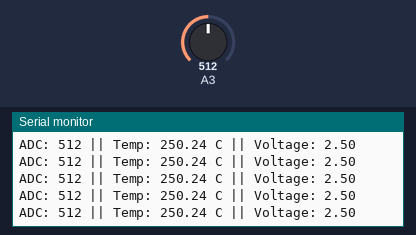
Bench run of a sketch on a simulated Arduino Uno, built with avr-gcc and run on an emulated ATmega328P. Parts: the last lines printed to the serial monitor. The test bench sets the inputs (shaded band); at power-on: A3 = 512.

Above: at 2.7 s.
2.8 s: A3 set to 111
At 2.91 s:
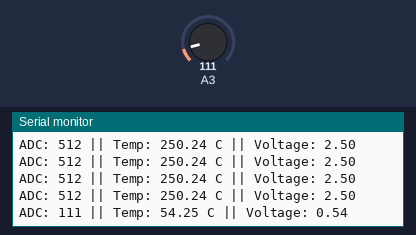
5.8 s: A3 set to 95
At 5.84 s:
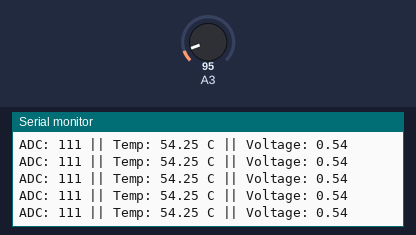
Timing chart, 0 to 8.8 s (numbered marks = the images above; inputs shaded):
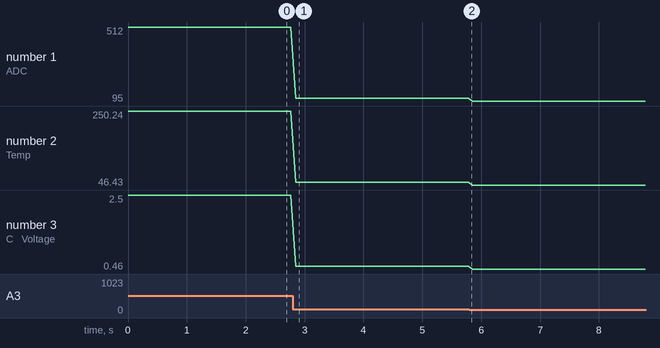

Measured:
- after the input at 2.8 s, the serial monitor: prints a new line after 0.05 s (image 1)
- plotted number 1: 512 → 111 after the input at 2.8 s, 111 → 95 after the input at 5.8 s
- plotted number 2: 250.24 → 54.25 after the input at 2.8 s, 54.25 → 46.43 after the input at 5.8 s
- plotted number 3: 2.5 → 0.54 after the input at 2.8 s, 0.54 → 0.46 after the input at 5.8 s

The sketch:

TemperatureReadings.ino
```cpp
int adc;
float volt, temp;

void read_temp(){
    adc = analogRead(A3);
    volt = (adc/1023.0)*5.0;
    temp = (volt)*100.0;
}

void print_temp_serial(){
    Serial.print("ADC: ");
    Serial.print(adc);
    Serial.print(" || ");
    Serial.print("Temp: ");
    Serial.print(temp);
    Serial.print(" C");
    Serial.print(" || ");
    Serial.print("Voltage: ");
    Serial.println(volt);
    delay(80);
}

void setup()
{
    Serial.begin(9600);
//    lcd_setup();
}
void loop()
{
    read_temp();
    print_temp_serial();
}
```
